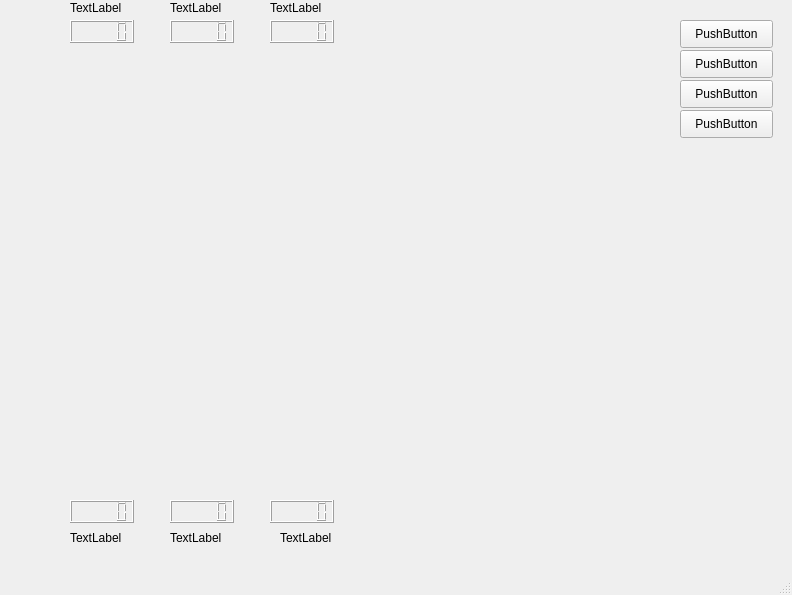
<?xml version="1.0" encoding="UTF-8"?>
<ui version="4.0">
 <class>MainWindow</class>
 <widget class="QMainWindow" name="MainWindow">
  <property name="geometry">
   <rect>
    <x>0</x>
    <y>0</y>
    <width>792</width>
    <height>595</height>
   </rect>
  </property>
  <property name="windowTitle">
   <string>MainWindow</string>
  </property>
  <widget class="QWidget" name="centralwidget">
   <widget class="QPushButton" name="pushButton">
    <property name="geometry">
     <rect>
      <x>680</x>
      <y>50</y>
      <width>93</width>
      <height>28</height>
     </rect>
    </property>
    <property name="text">
     <string>PushButton</string>
    </property>
   </widget>
   <widget class="QPushButton" name="pushButton_2">
    <property name="geometry">
     <rect>
      <x>680</x>
      <y>80</y>
      <width>93</width>
      <height>28</height>
     </rect>
    </property>
    <property name="text">
     <string>PushButton</string>
    </property>
   </widget>
   <widget class="QPushButton" name="pushButton_3">
    <property name="geometry">
     <rect>
      <x>680</x>
      <y>110</y>
      <width>93</width>
      <height>28</height>
     </rect>
    </property>
    <property name="text">
     <string>PushButton</string>
    </property>
   </widget>
   <widget class="QPushButton" name="pushButton_4">
    <property name="geometry">
     <rect>
      <x>680</x>
      <y>20</y>
      <width>93</width>
      <height>28</height>
     </rect>
    </property>
    <property name="text">
     <string>PushButton</string>
    </property>
   </widget>
   <widget class="QLCDNumber" name="lcdNumber">
    <property name="geometry">
     <rect>
      <x>70</x>
      <y>20</y>
      <width>64</width>
      <height>23</height>
     </rect>
    </property>
   </widget>
   <widget class="QLCDNumber" name="lcdNumber_2">
    <property name="geometry">
     <rect>
      <x>170</x>
      <y>20</y>
      <width>64</width>
      <height>23</height>
     </rect>
    </property>
   </widget>
   <widget class="QLCDNumber" name="lcdNumber_3">
    <property name="geometry">
     <rect>
      <x>270</x>
      <y>20</y>
      <width>64</width>
      <height>23</height>
     </rect>
    </property>
   </widget>
   <widget class="QLCDNumber" name="lcdNumber_4">
    <property name="geometry">
     <rect>
      <x>70</x>
      <y>500</y>
      <width>64</width>
      <height>23</height>
     </rect>
    </property>
   </widget>
   <widget class="QLCDNumber" name="lcdNumber_5">
    <property name="geometry">
     <rect>
      <x>170</x>
      <y>500</y>
      <width>64</width>
      <height>23</height>
     </rect>
    </property>
   </widget>
   <widget class="QLCDNumber" name="lcdNumber_6">
    <property name="geometry">
     <rect>
      <x>270</x>
      <y>500</y>
      <width>64</width>
      <height>23</height>
     </rect>
    </property>
   </widget>
   <widget class="QLabel" name="label">
    <property name="geometry">
     <rect>
      <x>70</x>
      <y>0</y>
      <width>55</width>
      <height>16</height>
     </rect>
    </property>
    <property name="text">
     <string>TextLabel</string>
    </property>
   </widget>
   <widget class="QLabel" name="label_2">
    <property name="geometry">
     <rect>
      <x>170</x>
      <y>0</y>
      <width>55</width>
      <height>16</height>
     </rect>
    </property>
    <property name="text">
     <string>TextLabel</string>
    </property>
   </widget>
   <widget class="QLabel" name="label_3">
    <property name="geometry">
     <rect>
      <x>270</x>
      <y>0</y>
      <width>55</width>
      <height>16</height>
     </rect>
    </property>
    <property name="text">
     <string>TextLabel</string>
    </property>
   </widget>
   <widget class="QLabel" name="label_4">
    <property name="geometry">
     <rect>
      <x>70</x>
      <y>530</y>
      <width>55</width>
      <height>16</height>
     </rect>
    </property>
    <property name="text">
     <string>TextLabel</string>
    </property>
   </widget>
   <widget class="QLabel" name="label_5">
    <property name="geometry">
     <rect>
      <x>170</x>
      <y>530</y>
      <width>55</width>
      <height>16</height>
     </rect>
    </property>
    <property name="text">
     <string>TextLabel</string>
    </property>
   </widget>
   <widget class="QLabel" name="label_6">
    <property name="geometry">
     <rect>
      <x>280</x>
      <y>530</y>
      <width>55</width>
      <height>16</height>
     </rect>
    </property>
    <property name="text">
     <string>TextLabel</string>
    </property>
   </widget>
  </widget>
  <widget class="QMenuBar" name="menubar">
   <property name="geometry">
    <rect>
     <x>0</x>
     <y>0</y>
     <width>792</width>
     <height>26</height>
    </rect>
   </property>
  </widget>
  <widget class="QStatusBar" name="statusbar"/>
 </widget>
 <resources/>
 <connections/>
</ui>
